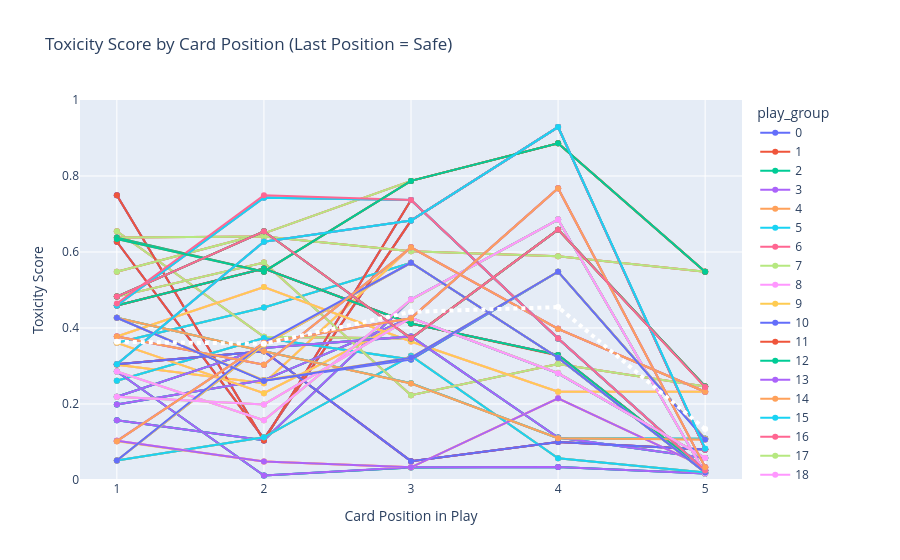

The notebook cell saved with this chart:
### Code cell
plot_toxicity_by_play_position(df_temp)
